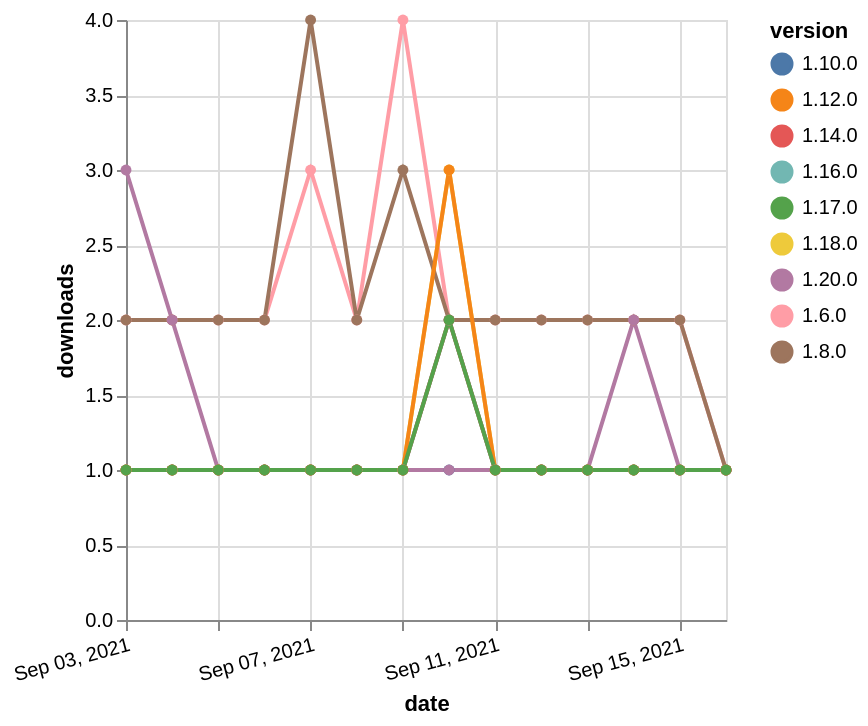

Specify this chart in Vega-Lite:
### Vega-Lite specification from a JSON file in a GitHub repository (floating-point values rounded to 4 significant figures)
{"$schema": "https://vega.github.io/schema/vega-lite/v5.json", "description": "A simple bar chart with embedded data.", "data": {"values": [{"date": "2021-09-03", "total": 2793, "delta": 2, "version": "1.6.0"}, {"date": "2021-09-04", "total": 2795, "delta": 2, "version": "1.6.0"}, {"date": "2021-09-05", "total": 2797, "delta": 2, "version": "1.6.0"}, {"date": "2021-09-06", "total": 2799, "delta": 2, "version": "1.6.0"}, {"date": "2021-09-07", "total": 2802, "delta": 3, "version": "1.6.0"}, {"date": "2021-09-08", "total": 2804, "delta": 2, "version": "1.6.0"}, {"date": "2021-09-09", "total": 2808, "delta": 4, "version": "1.6.0"}, {"date": "2021-09-10", "total": 2810, "delta": 2, "version": "1.6.0"}, {"date": "2021-09-11", "total": 2812, "delta": 2, "version": "1.6.0"}, {"date": "2021-09-12", "total": 2814, "delta": 2, "version": "1.6.0"}, {"date": "2021-09-13", "total": 2816, "delta": 2, "version": "1.6.0"}, {"date": "2021-09-14", "total": 2818, "delta": 2, "version": "1.6.0"}, {"date": "2021-09-15", "total": 2820, "delta": 2, "version": "1.6.0"}, {"date": "2021-09-16", "total": 2821, "delta": 1, "version": "1.6.0"}, {"date": "2021-09-03", "total": 162, "delta": 1, "version": "1.18.0"}, {"date": "2021-09-04", "total": 163, "delta": 1, "version": "1.18.0"}, {"date": "2021-09-05", "total": 164, "delta": 1, "version": "1.18.0"}, {"date": "2021-09-06", "total": 165, "delta": 1, "version": "1.18.0"}, {"date": "2021-09-07", "total": 166, "delta": 1, "version": "1.18.0"}, {"date": "2021-09-08", "total": 167, "delta": 1, "version": "1.18.0"}, {"date": "2021-09-09", "total": 168, "delta": 1, "version": "1.18.0"}, {"date": "2021-09-10", "total": 171, "delta": 3, "version": "1.18.0"}, {"date": "2021-09-11", "total": 172, "delta": 1, "version": "1.18.0"}, {"date": "2021-09-12", "total": 173, "delta": 1, "version": "1.18.0"}, {"date": "2021-09-13", "total": 174, "delta": 1, "version": "1.18.0"}, {"date": "2021-09-14", "total": 175, "delta": 1, "version": "1.18.0"}, {"date": "2021-09-15", "total": 176, "delta": 1, "version": "1.18.0"}, {"date": "2021-09-16", "total": 177, "delta": 1, "version": "1.18.0"}, {"date": "2021-09-03", "total": 2412, "delta": 2, "version": "1.8.0"}, {"date": "2021-09-04", "total": 2414, "delta": 2, "version": "1.8.0"}, {"date": "2021-09-05", "total": 2416, "delta": 2, "version": "1.8.0"}, {"date": "2021-09-06", "total": 2418, "delta": 2, "version": "1.8.0"}, {"date": "2021-09-07", "total": 2422, "delta": 4, "version": "1.8.0"}, {"date": "2021-09-08", "total": 2424, "delta": 2, "version": "1.8.0"}, {"date": "2021-09-09", "total": 2427, "delta": 3, "version": "1.8.0"}, {"date": "2021-09-10", "total": 2429, "delta": 2, "version": "1.8.0"}, {"date": "2021-09-11", "total": 2431, "delta": 2, "version": "1.8.0"}, {"date": "2021-09-12", "total": 2433, "delta": 2, "version": "1.8.0"}, {"date": "2021-09-13", "total": 2435, "delta": 2, "version": "1.8.0"}, {"date": "2021-09-14", "total": 2437, "delta": 2, "version": "1.8.0"}, {"date": "2021-09-15", "total": 2439, "delta": 2, "version": "1.8.0"}, {"date": "2021-09-16", "total": 2440, "delta": 1, "version": "1.8.0"}, {"date": "2021-09-03", "total": 237, "delta": 1, "version": "1.10.0"}, {"date": "2021-09-04", "total": 238, "delta": 1, "version": "1.10.0"}, {"date": "2021-09-05", "total": 239, "delta": 1, "version": "1.10.0"}, {"date": "2021-09-06", "total": 240, "delta": 1, "version": "1.10.0"}, {"date": "2021-09-07", "total": 241, "delta": 1, "version": "1.10.0"}, {"date": "2021-09-08", "total": 242, "delta": 1, "version": "1.10.0"}, {"date": "2021-09-09", "total": 243, "delta": 1, "version": "1.10.0"}, {"date": "2021-09-10", "total": 244, "delta": 1, "version": "1.10.0"}, {"date": "2021-09-11", "total": 245, "delta": 1, "version": "1.10.0"}, {"date": "2021-09-12", "total": 246, "delta": 1, "version": "1.10.0"}, {"date": "2021-09-13", "total": 247, "delta": 1, "version": "1.10.0"}, {"date": "2021-09-14", "total": 248, "delta": 1, "version": "1.10.0"}, {"date": "2021-09-15", "total": 249, "delta": 1, "version": "1.10.0"}, {"date": "2021-09-16", "total": 250, "delta": 1, "version": "1.10.0"}, {"date": "2021-09-03", "total": 115, "delta": 3, "version": "1.20.0"}, {"date": "2021-09-04", "total": 117, "delta": 2, "version": "1.20.0"}, {"date": "2021-09-05", "total": 118, "delta": 1, "version": "1.20.0"}, {"date": "2021-09-06", "total": 119, "delta": 1, "version": "1.20.0"}, {"date": "2021-09-07", "total": 120, "delta": 1, "version": "1.20.0"}, {"date": "2021-09-08", "total": 121, "delta": 1, "version": "1.20.0"}, {"date": "2021-09-09", "total": 122, "delta": 1, "version": "1.20.0"}, {"date": "2021-09-10", "total": 123, "delta": 1, "version": "1.20.0"}, {"date": "2021-09-11", "total": 124, "delta": 1, "version": "1.20.0"}, {"date": "2021-09-12", "total": 125, "delta": 1, "version": "1.20.0"}, {"date": "2021-09-13", "total": 126, "delta": 1, "version": "1.20.0"}, {"date": "2021-09-14", "total": 128, "delta": 2, "version": "1.20.0"}, {"date": "2021-09-15", "total": 129, "delta": 1, "version": "1.20.0"}, {"date": "2021-09-16", "total": 130, "delta": 1, "version": "1.20.0"}, {"date": "2021-09-03", "total": 150, "delta": 1, "version": "1.16.0"}, {"date": "2021-09-04", "total": 151, "delta": 1, "version": "1.16.0"}, {"date": "2021-09-05", "total": 152, "delta": 1, "version": "1.16.0"}, {"date": "2021-09-06", "total": 153, "delta": 1, "version": "1.16.0"}, {"date": "2021-09-07", "total": 154, "delta": 1, "version": "1.16.0"}, {"date": "2021-09-08", "total": 155, "delta": 1, "version": "1.16.0"}, {"date": "2021-09-09", "total": 156, "delta": 1, "version": "1.16.0"}, {"date": "2021-09-10", "total": 158, "delta": 2, "version": "1.16.0"}, {"date": "2021-09-11", "total": 159, "delta": 1, "version": "1.16.0"}, {"date": "2021-09-12", "total": 160, "delta": 1, "version": "1.16.0"}, {"date": "2021-09-13", "total": 161, "delta": 1, "version": "1.16.0"}, {"date": "2021-09-14", "total": 162, "delta": 1, "version": "1.16.0"}, {"date": "2021-09-15", "total": 163, "delta": 1, "version": "1.16.0"}, {"date": "2021-09-16", "total": 164, "delta": 1, "version": "1.16.0"}, {"date": "2021-09-03", "total": 171, "delta": 1, "version": "1.14.0"}, {"date": "2021-09-04", "total": 172, "delta": 1, "version": "1.14.0"}, {"date": "2021-09-05", "total": 173, "delta": 1, "version": "1.14.0"}, {"date": "2021-09-06", "total": 174, "delta": 1, "version": "1.14.0"}, {"date": "2021-09-07", "total": 175, "delta": 1, "version": "1.14.0"}, {"date": "2021-09-08", "total": 176, "delta": 1, "version": "1.14.0"}, {"date": "2021-09-09", "total": 177, "delta": 1, "version": "1.14.0"}, {"date": "2021-09-10", "total": 179, "delta": 2, "version": "1.14.0"}, {"date": "2021-09-11", "total": 180, "delta": 1, "version": "1.14.0"}, {"date": "2021-09-12", "total": 181, "delta": 1, "version": "1.14.0"}, {"date": "2021-09-13", "total": 182, "delta": 1, "version": "1.14.0"}, {"date": "2021-09-14", "total": 183, "delta": 1, "version": "1.14.0"}, {"date": "2021-09-15", "total": 184, "delta": 1, "version": "1.14.0"}, {"date": "2021-09-16", "total": 185, "delta": 1, "version": "1.14.0"}, {"date": "2021-09-03", "total": 291, "delta": 1, "version": "1.12.0"}, {"date": "2021-09-04", "total": 292, "delta": 1, "version": "1.12.0"}, {"date": "2021-09-05", "total": 293, "delta": 1, "version": "1.12.0"}, {"date": "2021-09-06", "total": 294, "delta": 1, "version": "1.12.0"}, {"date": "2021-09-07", "total": 295, "delta": 1, "version": "1.12.0"}, {"date": "2021-09-08", "total": 296, "delta": 1, "version": "1.12.0"}, {"date": "2021-09-09", "total": 297, "delta": 1, "version": "1.12.0"}, {"date": "2021-09-10", "total": 300, "delta": 3, "version": "1.12.0"}, {"date": "2021-09-11", "total": 301, "delta": 1, "version": "1.12.0"}, {"date": "2021-09-12", "total": 302, "delta": 1, "version": "1.12.0"}, {"date": "2021-09-13", "total": 303, "delta": 1, "version": "1.12.0"}, {"date": "2021-09-14", "total": 304, "delta": 1, "version": "1.12.0"}, {"date": "2021-09-15", "total": 305, "delta": 1, "version": "1.12.0"}, {"date": "2021-09-16", "total": 306, "delta": 1, "version": "1.12.0"}, {"date": "2021-09-03", "total": 136, "delta": 1, "version": "1.17.0"}, {"date": "2021-09-04", "total": 137, "delta": 1, "version": "1.17.0"}, {"date": "2021-09-05", "total": 138, "delta": 1, "version": "1.17.0"}, {"date": "2021-09-06", "total": 139, "delta": 1, "version": "1.17.0"}, {"date": "2021-09-07", "total": 140, "delta": 1, "version": "1.17.0"}, {"date": "2021-09-08", "total": 141, "delta": 1, "version": "1.17.0"}, {"date": "2021-09-09", "total": 142, "delta": 1, "version": "1.17.0"}, {"date": "2021-09-10", "total": 144, "delta": 2, "version": "1.17.0"}, {"date": "2021-09-11", "total": 145, "delta": 1, "version": "1.17.0"}, {"date": "2021-09-12", "total": 146, "delta": 1, "version": "1.17.0"}, {"date": "2021-09-13", "total": 147, "delta": 1, "version": "1.17.0"}, {"date": "2021-09-14", "total": 148, "delta": 1, "version": "1.17.0"}, {"date": "2021-09-15", "total": 149, "delta": 1, "version": "1.17.0"}, {"date": "2021-09-16", "total": 150, "delta": 1, "version": "1.17.0"}]}, "width": "container", "mark": {"type": "line", "point": {"filled": true}}, "encoding": {"x": {"field": "date", "type": "temporal", "timeUnit": "yearmonthdate", "title": "date", "axis": {"labelAngle": -15}}, "y": {"field": "delta", "type": "quantitative", "title": "downloads"}, "color": {"field": "version", "type": "nominal"}, "tooltip": {"field": "delta"}}}
